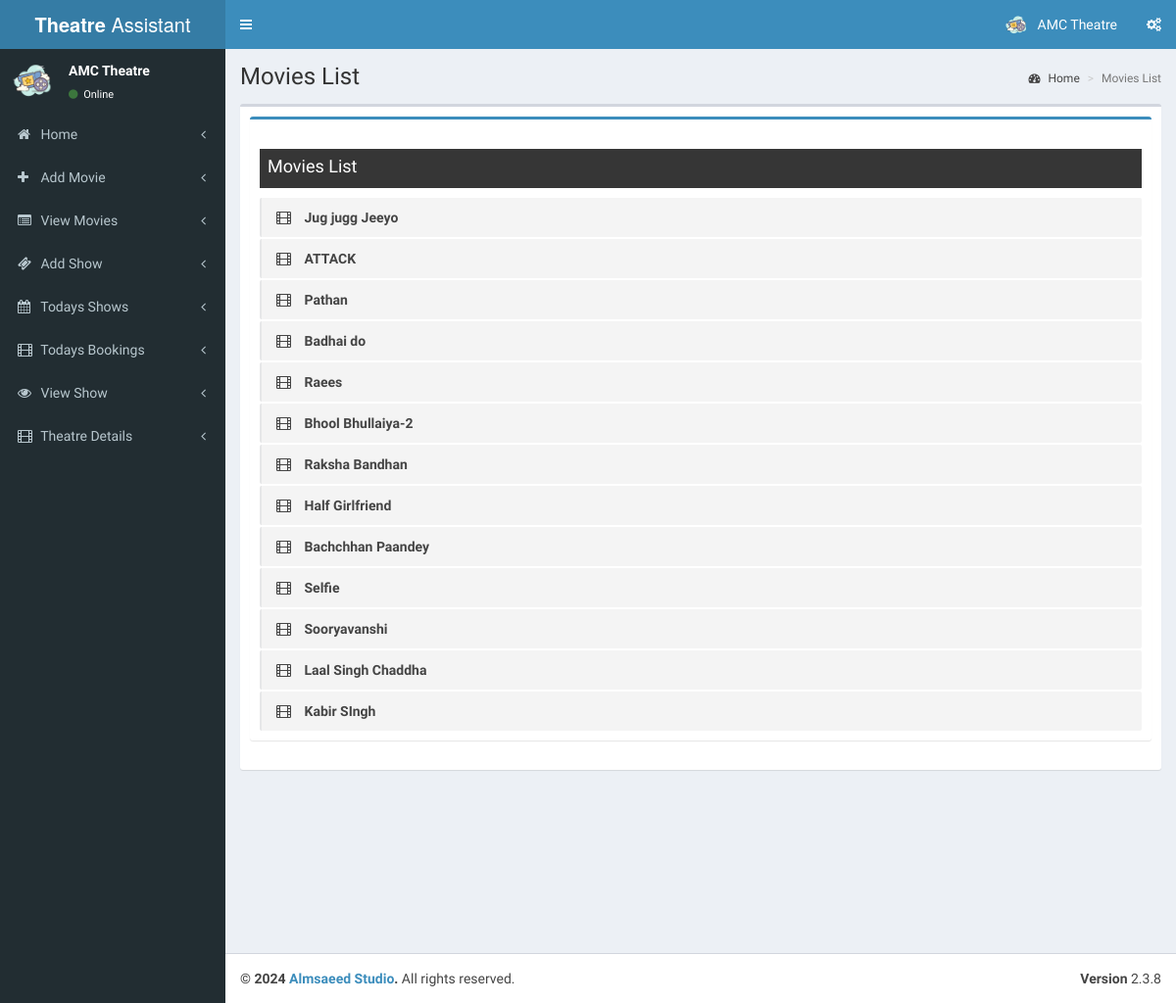
/theatre/pages/view_movie.php (signed in), run on an earlier commit of the app's database.
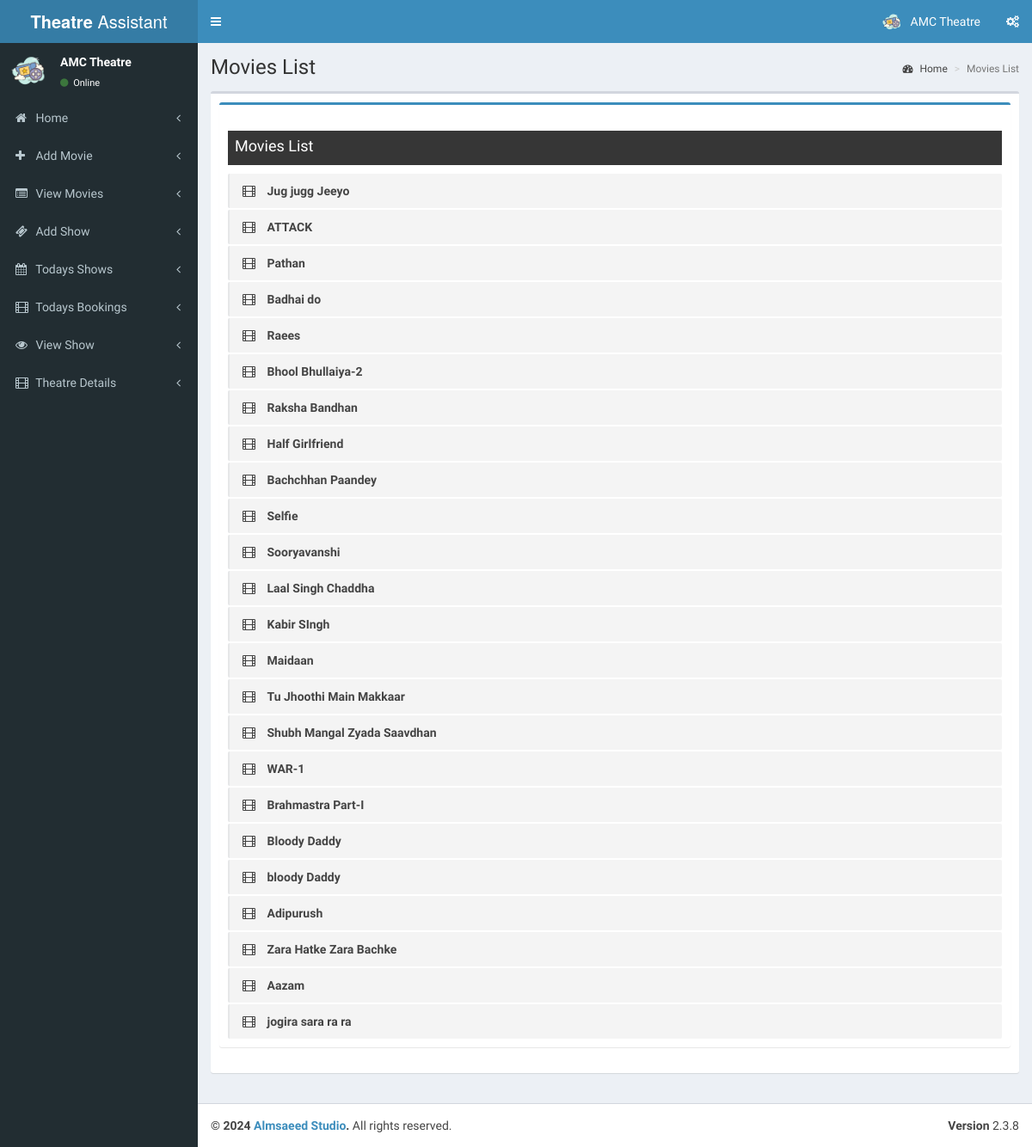
And on a later commit of the database.
### tables this page shows
CREATE TABLE `tbl_movie` (
  `movie_id` int(100) NOT NULL,
  `t_id` int(11) NOT NULL COMMENT 'theatre id',
  `movie_name` varchar(255) NOT NULL,
  `cast` varchar(500) NOT NULL,
  `desc` varchar(1000) NOT NULL,
  `release_date` date NOT NULL,
  `image` varchar(200) NOT NULL,
  `video_url` varchar(200) NOT NULL,
  `status` int(100) NOT NULL COMMENT '0 means active '
);

### theatre/pages/view_movie.php (the view, shortened to what this page needs)
<!DOCTYPE html>
<html lang="en">
<head>
</head>
<?php
include('header.php');
?>
  <div class="content-wrapper">
    <section class="content-header">
      <h1>
        Movies List
      </h1>
      <ol class="breadcrumb">
        <li><a href="index"><i class="fa fa-dashboard"></i> Home</a></li>
        <li class="active">Movies List</li>
      </ol>
    </section>
    <section class="content">
      <div class="box">
        <div class="box-body">
            <div class="box box-primary">
            <div class="box-body">
              <h1 class="color">Movies List</h1>
              <ul class="todo-list">
                 <?php
                        $qry7=mysqli_query($con,"select * from tbl_movie");
                        if(mysqli_num_rows($qry7))
                        {
                        while($c=mysqli_fetch_array($qry7))
                        {
                        ?>
                <li>
                      <span class="handle">
                        <i class="fa fa-film"></i>
                      </span>
                  <span class="text"><?php echo $c['movie_name'];?></span>
                </li>
                  <?php
                       }}
                     ?>
            </div>
          </div>
        </div>
      </div>
    </section>
  </div>
  <?php
include('footer.php');
?>

What changed in the data, as far as the page shows it:
added tbl_movie: movie_name "Maidaan"
added tbl_movie: movie_name "Tu Jhoothi Main Makkaar"
added tbl_movie: movie_name "Shubh Mangal Zyada Saavdhan"
added tbl_movie: movie_name "WAR-1"
added tbl_movie: movie_name "Brahmastra Part-I"
added tbl_movie: movie_name "Bloody Daddy"
added tbl_movie: movie_name "bloody Daddy"
added tbl_movie: movie_name "Adipurush"
added tbl_movie: movie_name "Zara Hatke Zara Bachke"
added tbl_movie: movie_name "Aazam"
added tbl_movie: movie_name "jogira sara ra ra"
